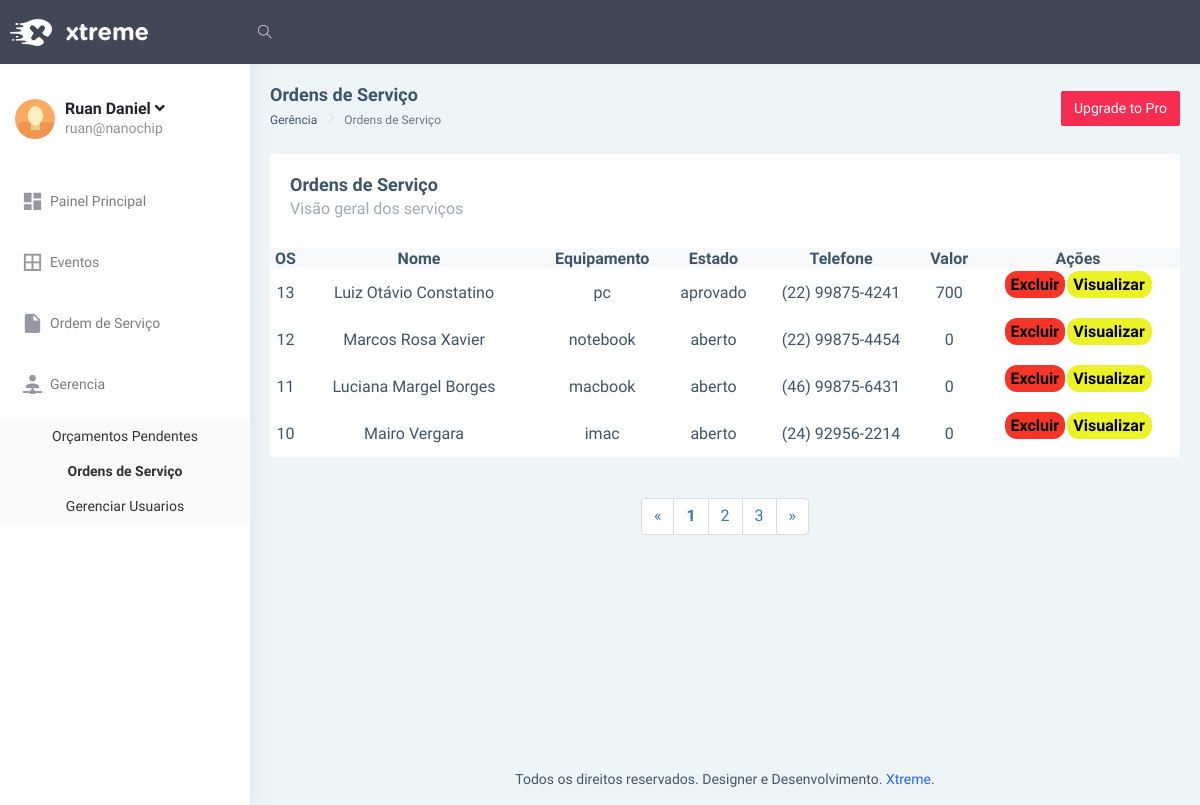
Page /adm/ordens_servico.php (signed in) on the committed database.
### tables this page shows
CREATE TABLE `usuarios` (
  `id` int(11) NOT NULL,
  `nome` varchar(32) NOT NULL,
  `login` varchar(32) NOT NULL,
  `senha` varchar(32) NOT NULL,
  `nivel` varchar(2) DEFAULT '1'
);

CREATE TABLE `os` (
  `os` int(11) NOT NULL,
  `nome` varchar(100) DEFAULT NULL,
  `cpf` varchar(15) DEFAULT NULL,
  `telefone` varchar(15) DEFAULT NULL,
  `tipo` varchar(10) DEFAULT NULL,
  `estado` varchar(10) DEFAULT 'aberto',
  `valor_final` float DEFAULT 0
);

### adm/ordens_servico.php (the view, shortened to what this page needs)
<?php
include('conexao.php');
$login = $_SESSION['usuario'];
	$query= "SELECT * FROM usuarios where login='$login'";
	$resultado = mysqli_query($conexao, $query);
	while($exibir = mysqli_fetch_assoc($resultado))
	{
		$nome = $exibir['nome'];
	}
?>
<html dir="ltr" lang="en">
<head>
    <link href="assets/libs/chartist/dist/chartist.min.css" rel="stylesheet">
    <link href="dist/css/style.min.css" rel="stylesheet">
</head>
<body>
    <div id="main-wrapper" data-layout="vertical" data-navbarbg="skin5" data-sidebartype="full"
        data-sidebar-position="absolute" data-header-position="absolute" data-boxed-layout="full">
        <header class="topbar" data-navbarbg="skin5">
            <nav class="navbar top-navbar navbar-expand-md navbar-dark">
                <div class="navbar-header" data-logobg="skin5">
                    <a class="navbar-brand" href="index.html">
                        <b class="logo-icon">
                            <img src="assets/images/logo-light-icon.png" alt="homepage" class="light-logo" />
                        </b>
                        <span class="logo-text">
                            <img src="assets/images/logo-light-text.png" class="light-logo" alt="homepage" />
                        </span>
                    </a>
                </div>
                <div class="navbar-collapse collapse" id="navbarSupportedContent" data-navbarbg="skin5">
                    <ul class="navbar-nav float-start me-auto">
                        <li class="search-box"> <a class="nav-link waves-effect waves-dark"
                                href="javascript:void(0)"><i class="ti-search"></i></a>
                        </li>
                    </ul>
                </div>
            </nav>
        </header>
        <aside class="left-sidebar" data-sidebarbg="skin6">
            <div class="scroll-sidebar">
                <nav class="sidebar-nav">
                    <ul id="sidebarnav">
                        <li>
                            <div class="user-profile d-flex no-block dropdown m-t-20">
                                <div class="user-pic"><img src="assets/images/users/1.jpg" alt="users"
                                        class="rounded-circle" width="40" /></div>
                                <div class="user-content hide-menu m-l-10">
                                    <a href="#" class="" id="Userdd" role="button"
                                        data-bs-toggle="dropdown" aria-haspopup="true" aria-expanded="false">
                                        <h5 class="m-b-0 user-name font-medium"><?php echo$nome;?> <i
                                                class="fa fa-angle-down"></i></h5>
                                        <span class="op-5 user-email">  <?php echo $_SESSION['usuario']; ?></span>
                                    </a>
                                </div>
                            </div>
                        </li> <br>
                        <li class="sidebar-item"> <a class="sidebar-link waves-effect waves-dark sidebar-link"
                                href="painel.php" aria-expanded="false"><i class="mdi mdi-view-dashboard"></i><span
                                    class="hide-menu"> Painel Principal </span></a></li> <label> </label>
						<li class="sidebar-item item">
								<label for="check1">
									<a class="sidebar-link waves-effect waves-dark sidebar-link" aria-expanded="false">
									<i class="mdi mdi-border-all"></i>
									<span class="hide-menu">Eventos</span> </a>
								</label>
						</li>
						<li class="sidebar-item item">
							<label for="check2">
								<a class="sidebar-link waves-effect waves-dark sidebar-link" aria-expanded="false">
									<i class="mdi mdi-file"></i>
									<span class="hide-menu"> Ordem de Serviço </span>
								</a>
							</label>
                        </li>
						<li class="sidebar-item os">
							<label for="check3">
								<a class="sidebar-link waves-effect waves-dark sidebar-link" aria-expanded="false">
									<i class="mdi mdi-account-network"></i>
									<span class="hide-menu"> Gerencia </span>
								</a>
							</label>
							<ul>
								<li> <a href="pendentes.php"> Orçamentos Pendentes </a> </li>
								<li> <a href=""> <b> Ordens de Serviço </b> </a> </li>
								<li> <a href="gerenciar_usuarios.php"> Gerenciar Usuarios </a> </li>
							</ul>
                        </li>
                    </ul>
                </nav>
            </div>
        </aside>
        <div class="page-wrapper">
            <div class="page-breadcrumb">
                <div class="row align-items-center">
                    <div class="col-5">
                        <h4 class="page-title">Ordens de Serviço</h4>
                        <div class="d-flex align-items-center">
                            <nav aria-label="breadcrumb">
                                <ol class="breadcrumb">
                                    <li class="breadcrumb-item">Gerência</li>
                                    <li class="breadcrumb-item active" aria-current="page">Ordens de Serviço</li>
                                </ol>
                            </nav>
                        </div>
                    </div>
                    <div class="col-7">
                        <div class="text-end upgrade-btn">
                            <a href="https://www.wrappixel.com/templates/xtremeadmin/" class="btn btn-danger text-white"
                                target="_blank">Upgrade to Pro</a>
                        </div>
                    </div>
                </div>
            </div>
            <div class="container-fluid">
                <div class="row">
                    <div class="col-12">
                        <div class="card">
                            <div class="card-body">
                                <div class="d-md-flex">
                                    <div>
                                        <h4 class="card-title">Ordens de Serviço</h4>
                                        <h5 class="card-subtitle">Visão geral dos serviços</h5>
                                    </div>
                                </div>
                            </div>
                            <div class="table-responsive">
                                <table width='100%' >
                                    <thead>
                                        <tr class="bg-light" align='center'>
                                            <th class="border-top-0">OS</th>
											<th class="border-top-0">Nome</th>
                                            <th class="border-top-0">Equipamento</th>
											<th class="border-top-0">Estado</th>
											<th class="border-top-0">Telefone</th>
											<th class="border-top-0">Valor</th>
											<th class="border-top-0">Ações</th>
                                        </tr>
                                    </thead>
									<tbody>
									<?php
									$pagina = (isset($_GET['pagina'])) ? $_GET['pagina'] : 1;
									$pagina_anterior = $pagina - 1;
									$pagina_posterior = $pagina + 1;
									$quantidade_pagina = 4;
									$ordens_servico = "SELECT * FROM os";
									$resultado_os = mysqli_query($conexao, $ordens_servico);
									$total_registros = mysqli_num_rows($resultado_os);
									$num_paginas = ceil($total_registros/$quantidade_pagina);
									$inicio = ($quantidade_pagina * $pagina) - $quantidade_pagina;
									$ordens_servico = "SELECT * FROM os order by os desc limit $inicio, $quantidade_pagina";
									$resultado_os = mysqli_query($conexao, $ordens_servico);
									while($exibir = mysqli_fetch_assoc($resultado_os))
									{
										echo"<tr align='center'>";
											echo"<td>";
												echo" ".$exibir['os'];
											echo"</td>";
											echo"<td>";
													echo" <div class='m-r-10'> ";
														echo" ".$exibir['nome'];
													echo"</div>";
											echo"</td>";
											echo"<td>";
												echo" ".$exibir['tipo'];
											echo"</td>";
											$telefone = $exibir['telefone'];
											$estado = $exibir['estado'];
											$valor_final = $exibir['valor_final'];
											echo"<td>";
												echo$estado;
											echo"</td>";
											echo"<td>";
												echo$telefone;
											echo"</td>";
											echo"<td>";
												echo$valor_final;
											echo"</td>";
											echo"<td>";
												echo"<table>";
													echo"<tr>";
														echo"<td>";
															echo"<form action='cadastrar.php' method='POST'>";
																echo" <input class='excluir' type='submit' name='excluir' value='Excluir'>";
															echo"</form>";
														echo"</td>";
														echo"<td>";
															echo"<form action='visualizar_os.php' method='POST'>";
																echo" <input class='editar' type='submit' name='encaminhar' value='Visualizar'>";
															echo"</form>";
														echo"</td>";
													echo"</tr>";
												echo"</table>";
											echo"</td>";
										echo"</tr>";
									}
									?>
                                    </tbody>
                                </table>
                            </div>
                        </div>
						<table align="center">
								<tr>
									<td align='center'>
										<nav>
											<ul class="pagination">
												<li>
													<?php
														if($pagina_anterior != 0){ ?>
															<a href="ordens_servico.php?pagina=<?php echo $pagina_anterior; ?>" aria-label="Previous">
																<span aria-hidden="true">&laquo;</span>
															</a>
													<?php }else{ ?>
														<span aria-hidden="true">&laquo;</span>
													<?php }  ?>
												</li>
												<?php
													for($i = 1; $i < $num_paginas + 1; $i++)
													{
														if($i == $pagina)
														{
															echo"<li>";
																echo"<a href=ordens_servico.php?pagina=$i>";
																	echo"<b>";
																		echo $i;
																	echo"</b>";
																echo"</a>";
															echo"</li>";
														}
														else
														{
															echo"<li>";
																echo"<a href=ordens_servico.php?pagina=$i>";
																	echo $i;
																echo"</a>";
															echo"</li>";
														}
													}
												?>
												<li>
													<?php
														if($pagina_posterior <= $num_paginas){ ?>
															<a href="ordens_servico.php?pagina=<?php echo $pagina_posterior; ?>" aria-label="Previous">
																<span aria-hidden="true">&raquo;</span>
															</a>
														<?php }else{ ?>
															<span aria-hidden="true">&raquo;</span>
													<?php }  ?>
												</li>
											</ul>
										</nav>
									</td>
								</tr>
							</table>
                    </div>
                </div>
            </div>
            <footer class="footer text-center">
                Todos os direitos reservados. Designer e Desenvolvimento. <a
                    href="https://www.wrappixel.com">Xtreme</a>.
            </footer>
        </div>
    </div>
</body>
</html>

### adm/ordens_servico.php (style rules this page uses)
.pagination { display:inline-block;padding-left:0;margin:20px 0;border-radius:4px }
.pagination>li { display:inline }
.pagination>li>a,.pagination>li>span { position:relative;float:left;padding:6px 12px;margin-left:-1px;line-height:1.42857143;color:#337ab7;text-decoration:none;background-color:#fff;border:1px solid #ddd }
.pagination>li:first-child>a,.pagination>li:first-child>span { margin-left:0;border-top-left-radius:4px;border-bottom-left-radius:4px }
.pagination>li:last-child>a,.pagination>li:last-child>span { border-top-right-radius:4px;border-bottom-right-radius:4px }
.item label { display: block; cursor: pointer; border-buttom: solid 2pc #aaa; }
.os ul { height: auto; max-height: 200px; tranform: all ; }
.os ul li a { text-align: center; line-height:35px; width: 100%; height: 35px; display: block; text-decoration: none; background-color: #fafafa; color: #333; border-buttom: solid 2px #aaa; }
.editar { background-color: #ebf328; height: 27px; border: none; outline: 0; cursor: pointer; width: 85px; margin: 0 auto; text-align: center; font-weight: bold; border-radius: 12px; }
.excluir { background-color:#f43528; height: 27px; border: none; outline: 0; cursor: pointer; width: 60px; margin: 0 auto; text-align: center; font-weight: bold; border-radius: 12px; }

### rows in the picture
usuarios: nome "Ruan Daniel"
os: os "13", nome "Luiz Otávio Constatino", tipo "pc", estado "aprovado", telefone "(22) 99875-4241", valor_final "700"
os: os "12", nome "Marcos Rosa Xavier", tipo "notebook", estado "aberto", telefone "(22) 99875-4454", valor_final "0"
os: os "11", nome "Luciana Margel Borges", tipo "macbook", estado "aberto", telefone "(46) 99875-6431", valor_final "0"
os: os "10", nome "Mairo Vergara", tipo "imac", estado "aberto", telefone "(24) 92956-2214", valor_final "0"

### other values in the picture
$_SESSION['usuario'] "ruan@nanochip"
